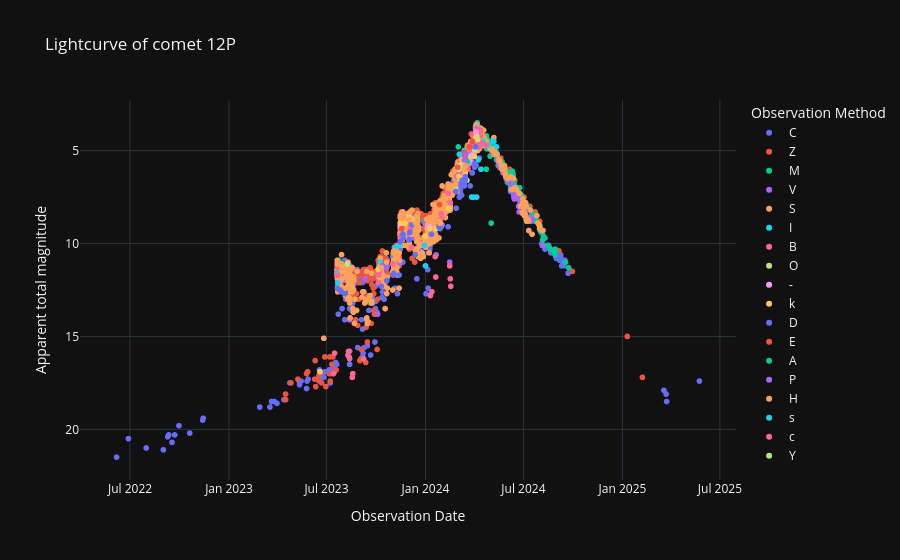

Notebook code cell kept with this figure:
### Code cell
# Curva de luz cruda.
labels = {'obs_date':'Observation Date','magnitude':'Apparent total magnitude', 'obs_method_key' : 'Observation Method'}
fig = px.scatter(curva_de_luz_cruda_df, x='obs_date', y='magnitude', color='obs_method_key', template= 'plotly_dark', labels= labels, title= f'Lightcurve of comet {nombre_cometa}')
fig.update_yaxes(autorange="reversed")
fig.show()

### Figure 1 — Plotly figure (JSON) as saved in the notebook; plotly's stock layout.template omitted (floating-point values rounded to 4 significant figures; data arrays with more than 128 entries replaced by an {"elided": "..."} marker saying what was removed)
{"data": [{"hovertemplate": "Observation Method=C<br>Observation Date=%{x}<br>Apparent total magnitude=%{y}<extra></extra>", "legendgroup": "C", "marker": {"color": "#636efa", "symbol": "circle"}, "mode": "markers", "name": "C", "showlegend": true, "type": "scattergl", "x": {"elided": "362 str values"}, "xaxis": "x", "y": {"elided": "362 float values"}, "yaxis": "y"}, {"hovertemplate": "Observation Method=Z<br>Observation Date=%{x}<br>Apparent total magnitude=%{y}<extra></extra>", "legendgroup": "Z", "marker": {"color": "#EF553B", "symbol": "circle"}, "mode": "markers", "name": "Z", "showlegend": true, "type": "scattergl", "x": {"elided": "443 str values"}, "xaxis": "x", "y": {"elided": "443 float values"}, "yaxis": "y"}, {"hovertemplate": "Observation Method=M<br>Observation Date=%{x}<br>Apparent total magnitude=%{y}<extra></extra>", "legendgroup": "M", "marker": {"color": "#00cc96", "symbol": "circle"}, "mode": "markers", "name": "M", "showlegend": true, "type": "scattergl", "x": {"elided": "414 str values"}, "xaxis": "x", "y": {"elided": "414 float values"}, "yaxis": "y"}, {"hovertemplate": "Observation Method=V<br>Observation Date=%{x}<br>Apparent total magnitude=%{y}<extra></extra>", "legendgroup": "V", "marker": {"color": "#ab63fa", "symbol": "circle"}, "mode": "markers", "name": "V", "showlegend": true, "type": "scattergl", "x": ["2024-08-05T00:00:00", "2024-07-16T00:00:00", "2024-07-15T00:00:00", "2024-07-13T00:00:00", "2024-07-05T00:00:00", "2024-07-04T00:00:00", "2024-07-03T00:00:00", "2024-07-02T00:00:00", "2024-06-30T00:00:00", "2024-06-29T00:00:00", "2024-06-28T00:00:00", "2024-06-26T00:00:00", "2024-06-25T00:00:00", "2024-06-24T00:00:00", "2024-06-23T00:00:00", "2024-06-22T00:00:00", "2024-06-20T00:00:00", "2024-06-19T00:00:00", "2024-06-18T00:00:00", "2024-06-14T00:00:00", "2024-06-13T00:00:00", "2024-06-12T00:00:00", "2024-06-07T00:00:00", "2024-06-05T00:00:00", "2024-05-30T00:00:00", "2024-05-24T00:00:00", "2024-05-18T00:00:00", "2024-05-17T00:00:00", "2024-05-16T00:00:00", "2024-05-15T00:00:00", "2024-05-14T00:00:00", "2024-05-04T00:00:00", "2024-04-03T00:00:00", "2024-04-01T00:00:00", "2024-03-18T00:00:00", "2024-03-15T00:00:00", "2024-03-15T00:00:00", "2024-03-15T00:00:00", "2024-03-13T00:00:00", "2024-03-13T00:00:00", "2024-03-13T00:00:00", "2024-03-10T00:00:00", "2024-03-09T00:00:00", "2024-03-09T00:00:00", "2024-03-08T00:00:00", "2024-03-05T00:00:00", "2024-03-04T00:00:00", "2024-02-26T00:00:00", "2024-02-19T00:00:00", "2024-02-13T00:00:00", "2024-02-12T00:00:00", "2024-02-10T00:00:00", "2024-02-02T00:00:00", "2024-01-29T00:00:00", "2024-01-28T00:00:00", "2024-01-26T00:00:00", "2024-01-25T00:00:00", "2024-01-21T00:00:00", "2024-01-14T00:00:00", "2024-01-12T00:00:00", "2024-01-02T00:00:00", "2023-12-31T00:00:00", "2023-12-31T00:00:00", "2023-12-30T00:00:00", "2023-12-23T00:00:00", "2023-12-21T00:00:00", "2023-12-13T00:00:00", "2023-12-08T00:00:00", "2023-12-07T00:00:00", "2023-12-03T00:00:00", "2023-12-03T00:00:00", "2023-12-02T00:00:00", "2023-12-01T00:00:00", "2023-11-30T00:00:00", "2023-11-26T00:00:00", "2023-11-21T00:00:00", "2023-11-20T00:00:00", "2023-11-19T00:00:00", "2023-11-15T00:00:00", "2023-11-15T00:00:00", "2023-11-13T00:00:00", "2023-11-03T00:00:00", "2023-11-02T00:00:00", "2023-10-21T00:00:00", "2023-10-13T00:00:00", "2023-10-11T00:00:00", "2023-10-08T00:00:00", "2023-10-06T00:00:00", "2023-10-05T00:00:00", "2023-10-04T00:00:00", "2023-09-11T00:00:00", "2023-08-13T00:00:00", "2023-08-13T00:00:00", "2023-08-13T00:00:00", "2023-08-04T00:00:00", "2023-07-31T00:00:00", "2023-07-30T00:00:00", "2023-07-29T00:00:00", "2023-07-26T00:00:00", "2023-07-23T00:00:00", "2023-07-22T00:00:00", "2023-07-21T00:00:00", "2023-07-21T00:00:00", "2023-06-19T00:00:00"], "xaxis": "x", "y": [10.1, 8.7, 8.8, 8.6, 8.4, 8.2, 8.3, 8.1, 8.0, 8.0, 7.9, 7.8, 7.7, 7.9, 8.3, 8.0, 7.5, 7.3, 7.4, 7.6, 7.4, 6.9, 7.1, 6.7, 6.5, 6.2, 5.9, 5.7, 5.7, 5.5, 5.5, 5.1, 4.0, 4.9, 5.5, 5.5, 5.8, 5.7, 5.8, 6.3, 5.8, 6.0, 5.7, 6.2, 5.8, 5.8, 6.5, 6.6, 6.8, 7.1, 7.0, 7.4, 8.0, 8.0, 8.4, 8.4, 8.5, 8.1, 8.7, 8.8, 9.1, 8.9, 9.6, 9.8, 10.4, 9.2, 9.7, 8.6, 8.6, 9.7, 8.7, 8.9, 8.6, 9.6, 9.5, 8.8, 8.5, 8.4, 8.9, 9.2, 11.1, 10.8, 11.0, 11.3, 11.6, 11.7, 11.4, 11.5, 11.7, 13.8, 11.9, 14.1, 15.8, 11.4, 12.0, 11.9, 11.8, 11.9, 11.8, 11.4, 11.7, 11.8, 11.8, 16.9], "yaxis": "y"}, {"hovertemplate": "Observation Method=S<br>Observation Date=%{x}<br>Apparent total magnitude=%{y}<extra></extra>", "legendgroup": "S", "marker": {"color": "#FFA15A", "symbol": "circle"}, "mode": "markers", "name": "S", "showlegend": true, "type": "scattergl", "x": {"elided": "643 str values"}, "xaxis": "x", "y": {"elided": "643 float values"}, "yaxis": "y"}, {"hovertemplate": "Observation Method=I<br>Observation Date=%{x}<br>Apparent total magnitude=%{y}<extra></extra>", "legendgroup": "I", "marker": {"color": "#19d3f3", "symbol": "circle"}, "mode": "markers", "name": "I", "showlegend": true, "type": "scattergl", "x": ["2024-05-12T00:00:00", "2024-05-07T00:00:00", "2024-05-06T00:00:00", "2024-04-27T00:00:00", "2024-04-17T00:00:00", "2024-04-13T00:00:00", "2024-04-10T00:00:00", "2024-04-09T00:00:00", "2024-04-08T00:00:00", "2024-04-08T00:00:00", "2024-04-08T00:00:00", "2024-04-07T00:00:00", "2024-04-05T00:00:00", "2024-04-05T00:00:00", "2024-04-04T00:00:00", "2024-04-01T00:00:00", "2024-03-30T00:00:00", "2024-03-30T00:00:00", "2024-03-28T00:00:00", "2024-03-27T00:00:00", "2024-03-27T00:00:00", "2024-03-26T00:00:00", "2024-03-23T00:00:00", "2024-03-22T00:00:00", "2024-03-15T00:00:00", "2024-03-13T00:00:00", "2024-03-11T00:00:00", "2024-03-08T00:00:00", "2024-03-08T00:00:00", "2024-03-07T00:00:00", "2024-03-06T00:00:00", "2024-03-06T00:00:00", "2024-01-01T00:00:00", "2023-12-30T00:00:00", "2023-11-14T00:00:00", "2023-11-06T00:00:00", "2023-10-09T00:00:00", "2023-10-05T00:00:00", "2023-10-05T00:00:00", "2023-07-22T00:00:00", "2023-07-21T00:00:00"], "xaxis": "x", "y": [4.8, 4.5, 4.5, 4.7, 4.5, 6.0, 4.5, 4.1, 3.8, 4.2, 5.5, 4.5, 3.9, 7.5, 3.8, 4.8, 4.8, 7.5, 4.5, 7.5, 7.5, 4.7, 4.8, 5.0, 5.3, 5.0, 5.3, 5.4, 5.5, 5.6, 5.5, 5.5, 11.2, 10.1, 10.1, 10.2, 11.0, 11.7, 11.6, 12.1, 11.6], "yaxis": "y"}, {"hovertemplate": "Observation Method=B<br>Observation Date=%{x}<br>Apparent total magnitude=%{y}<extra></extra>", "legendgroup": "B", "marker": {"color": "#FF6692", "symbol": "circle"}, "mode": "markers", "name": "B", "showlegend": true, "type": "scattergl", "x": ["2024-04-23T00:00:00", "2024-04-15T00:00:00", "2024-04-12T00:00:00", "2024-04-12T00:00:00", "2024-04-11T00:00:00", "2024-04-10T00:00:00", "2024-04-10T00:00:00", "2024-04-09T00:00:00", "2024-04-09T00:00:00", "2024-04-08T00:00:00", "2024-04-07T00:00:00", "2024-04-07T00:00:00", "2024-04-06T00:00:00", "2024-04-06T00:00:00", "2024-04-06T00:00:00", "2024-04-05T00:00:00", "2024-04-05T00:00:00", "2024-04-03T00:00:00", "2024-04-03T00:00:00", "2024-04-01T00:00:00", "2024-04-01T00:00:00", "2024-04-01T00:00:00", "2024-03-30T00:00:00", "2024-03-29T00:00:00", "2024-03-29T00:00:00", "2024-03-29T00:00:00", "2024-03-28T00:00:00", "2024-03-28T00:00:00", "2024-03-27T00:00:00", "2024-03-26T00:00:00", "2024-03-26T00:00:00", "2024-03-26T00:00:00", "2024-03-25T00:00:00", "2024-03-25T00:00:00", "2024-03-23T00:00:00", "2024-03-22T00:00:00", "2024-03-21T00:00:00", "2024-03-20T00:00:00", "2024-03-20T00:00:00", "2024-03-20T00:00:00", "2024-03-19T00:00:00", "2024-03-19T00:00:00", "2024-03-18T00:00:00", "2024-03-12T00:00:00", "2024-03-11T00:00:00", "2024-03-09T00:00:00", "2024-03-09T00:00:00", "2024-03-09T00:00:00", "2024-03-08T00:00:00", "2024-03-07T00:00:00", "2024-03-07T00:00:00", "2024-03-07T00:00:00", "2024-03-07T00:00:00", "2024-03-07T00:00:00", "2024-03-06T00:00:00", "2024-03-06T00:00:00", "2024-03-05T00:00:00", "2024-03-04T00:00:00", "2024-03-04T00:00:00", "2024-03-03T00:00:00", "2024-03-03T00:00:00", "2024-03-03T00:00:00", "2024-02-28T00:00:00", "2024-02-28T00:00:00", "2024-02-27T00:00:00", "2024-02-26T00:00:00", "2024-02-16T00:00:00", "2024-02-12T00:00:00", "2024-02-01T00:00:00", "2024-01-30T00:00:00", "2024-01-29T00:00:00", "2023-12-06T00:00:00", "2023-12-04T00:00:00", "2023-12-03T00:00:00", "2023-12-02T00:00:00", "2023-11-16T00:00:00", "2023-11-16T00:00:00", "2023-11-15T00:00:00", "2023-11-01T00:00:00", "2023-10-07T00:00:00", "2023-10-06T00:00:00", "2023-10-06T00:00:00", "2023-10-06T00:00:00", "2023-10-05T00:00:00", "2023-10-05T00:00:00", "2023-10-05T00:00:00", "2023-07-22T00:00:00", "2023-07-22T00:00:00", "2023-07-21T00:00:00", "2023-07-21T00:00:00"], "xaxis": "x", "y": [4.7, 4.6, 4.2, 3.9, 4.0, 4.5, 4.8, 4.5, 4.8, 3.9, 4.0, 4.4, 4.0, 4.7, 4.2, 4.3, 3.8, 4.0, 4.0, 4.9, 4.9, 4.8, 4.9, 4.2, 4.7, 4.9, 4.6, 5.1, 5.0, 5.6, 5.0, 4.7, 5.6, 4.9, 5.1, 5.0, 5.2, 6.0, 5.8, 5.1, 5.7, 5.2, 5.1, 5.3, 5.4, 5.6, 5.8, 5.8, 5.7, 5.8, 6.0, 5.7, 5.8, 6.0, 6.1, 5.5, 5.7, 6.3, 5.8, 5.8, 6.2, 6.4, 6.4, 6.9, 7.0, 7.1, 7.8, 7.3, 8.6, 8.4, 8.7, 10.2, 9.2, 8.9, 8.8, 9.2, 8.9, 9.6, 11.1, 11.5, 11.7, 11.6, 11.6, 12.1, 12.1, 11.6, 11.7, 11.7, 11.3, 11.7], "yaxis": "y"}, {"hovertemplate": "Observation Method=O<br>Observation Date=%{x}<br>Apparent total magnitude=%{y}<extra></extra>", "legendgroup": "O", "marker": {"color": "#B6E880", "symbol": "circle"}, "mode": "markers", "name": "O", "showlegend": true, "type": "scattergl", "x": ["2024-04-07T00:00:00", "2024-04-05T00:00:00", "2024-04-02T00:00:00", "2024-03-25T00:00:00", "2024-03-19T00:00:00", "2024-03-18T00:00:00", "2024-03-17T00:00:00", "2024-03-06T00:00:00", "2024-03-04T00:00:00", "2024-03-03T00:00:00", "2024-02-25T00:00:00", "2023-10-10T00:00:00"], "xaxis": "x", "y": [4.4, 4.2, 5.0, 5.3, 5.6, 6.6, 5.7, 5.8, 5.8, 6.0, 7.0, 11.2], "yaxis": "y"}, {"hovertemplate": "Observation Method=-<br>Observation Date=%{x}<br>Apparent total magnitude=%{y}<extra></extra>", "legendgroup": "-", "marker": {"color": "#FF97FF", "symbol": "circle"}, "mode": "markers", "name": "-", "showlegend": true, "type": "scattergl", "x": ["2024-04-04T00:00:00", "2024-03-30T00:00:00", "2024-03-29T00:00:00", "2024-03-24T00:00:00", "2024-03-14T00:00:00", "2024-01-08T00:00:00", "2023-11-15T00:00:00"], "xaxis": "x", "y": [4.0, 5.2, 5.3, 5.6, 6.4, 9.1, 9.1], "yaxis": "y"}, {"hovertemplate": "Observation Method=k<br>Observation Date=%{x}<br>Apparent total magnitude=%{y}<extra></extra>", "legendgroup": "k", "marker": {"color": "#FECB52", "symbol": "circle"}, "mode": "markers", "name": "k", "showlegend": true, "type": "scattergl", "x": ["2024-04-03T00:00:00", "2024-04-01T00:00:00", "2024-03-15T00:00:00", "2024-03-15T00:00:00", "2024-03-13T00:00:00", "2024-03-13T00:00:00", "2024-03-09T00:00:00", "2024-03-09T00:00:00", "2024-03-05T00:00:00", "2024-03-03T00:00:00", "2024-02-13T00:00:00", "2024-01-21T00:00:00", "2024-01-09T00:00:00", "2023-12-31T00:00:00", "2023-12-08T00:00:00", "2023-12-01T00:00:00", "2023-11-24T00:00:00", "2023-11-15T00:00:00", "2023-10-05T00:00:00", "2023-06-19T00:00:00"], "xaxis": "x", "y": [4.3, 5.3, 6.2, 6.4, 6.4, 5.6, 6.5, 5.5, 6.7, 6.4, 8.1, 9.2, 9.2, 9.6, 8.7, 8.5, 8.9, 8.9, 11.4, 16.9], "yaxis": "y"}, {"hovertemplate": "Observation Method=D<br>Observation Date=%{x}<br>Apparent total magnitude=%{y}<extra></extra>", "legendgroup": "D", "marker": {"color": "#636efa", "symbol": "circle"}, "mode": "markers", "name": "D", "showlegend": true, "type": "scattergl", "x": ["2024-04-03T00:00:00", "2024-04-01T00:00:00", "2024-03-15T00:00:00", "2024-03-15T00:00:00", "2024-03-15T00:00:00", "2024-03-13T00:00:00", "2024-03-13T00:00:00", "2024-03-09T00:00:00", "2024-03-09T00:00:00", "2024-03-05T00:00:00", "2024-02-26T00:00:00", "2024-01-29T00:00:00", "2024-01-28T00:00:00", "2024-01-26T00:00:00", "2024-01-12T00:00:00", "2023-12-13T00:00:00", "2023-12-07T00:00:00", "2023-12-03T00:00:00", "2023-12-02T00:00:00", "2023-11-21T00:00:00", "2023-11-20T00:00:00", "2023-11-15T00:00:00", "2023-11-13T00:00:00", "2023-11-03T00:00:00", "2023-11-02T00:00:00", "2023-10-21T00:00:00", "2023-10-11T00:00:00", "2023-08-04T00:00:00", "2023-07-29T00:00:00", "2023-07-26T00:00:00", "2023-07-21T00:00:00"], "xaxis": "x", "y": [4.8, 5.7, 6.5, 6.6, 6.4, 6.9, 6.8, 6.9, 6.6, 6.8, 7.2, 9.1, 9.2, 9.1, 9.5, 10.6, 9.0, 9.4, 9.8, 9.7, 9.5, 9.9, 11.7, 11.6, 11.7, 12.0, 12.3, 12.7, 12.6, 12.5, 12.4], "yaxis": "y"}, {"hovertemplate": "Observation Method=E<br>Observation Date=%{x}<br>Apparent total magnitude=%{y}<extra></extra>", "legendgroup": "E", "marker": {"color": "#EF553B", "symbol": "circle"}, "mode": "markers", "name": "E", "showlegend": true, "type": "scattergl", "x": ["2024-03-28T00:00:00", "2024-03-23T00:00:00", "2024-03-22T00:00:00", "2024-03-15T00:00:00", "2024-03-15T00:00:00", "2024-03-13T00:00:00", "2024-03-01T00:00:00", "2024-02-23T00:00:00", "2024-01-27T00:00:00", "2023-11-18T00:00:00"], "xaxis": "x", "y": [4.5, 4.8, 4.8, 5.4, 5.3, 5.1, 5.9, 6.8, 7.9, 9.2], "yaxis": "y"}, {"hovertemplate": "Observation Method=A<br>Observation Date=%{x}<br>Apparent total magnitude=%{y}<extra></extra>", "legendgroup": "A", "marker": {"color": "#00cc96", "symbol": "circle"}, "mode": "markers", "name": "A", "showlegend": true, "type": "scattergl", "x": ["2024-03-19T00:00:00"], "xaxis": "x", "y": [5.6], "yaxis": "y"}, {"hovertemplate": "Observation Method=P<br>Observation Date=%{x}<br>Apparent total magnitude=%{y}<extra></extra>", "legendgroup": "P", "marker": {"color": "#ab63fa", "symbol": "circle"}, "mode": "markers", "name": "P", "showlegend": true, "type": "scattergl", "x": ["2024-03-16T00:00:00", "2024-03-13T00:00:00", "2024-02-15T00:00:00", "2023-10-12T00:00:00"], "xaxis": "x", "y": [5.2, 5.5, 11.0, 11.2], "yaxis": "y"}, {"hovertemplate": "Observation Method=H<br>Observation Date=%{x}<br>Apparent total magnitude=%{y}<extra></extra>", "legendgroup": "H", "marker": {"color": "#FFA15A", "symbol": "circle"}, "mode": "markers", "name": "H", "showlegend": true, "type": "scattergl", "x": ["2024-03-15T00:00:00", "2024-03-13T00:00:00", "2024-02-26T00:00:00", "2024-02-19T00:00:00", "2024-01-29T00:00:00", "2024-01-28T00:00:00", "2024-01-26T00:00:00", "2024-01-25T00:00:00", "2024-01-12T00:00:00", "2023-12-13T00:00:00", "2023-12-07T00:00:00", "2023-12-03T00:00:00", "2023-12-02T00:00:00", "2023-11-21T00:00:00", "2023-11-20T00:00:00", "2023-11-15T00:00:00", "2023-11-13T00:00:00", "2023-11-03T00:00:00", "2023-11-02T00:00:00", "2023-10-21T00:00:00", "2023-10-11T00:00:00", "2023-08-04T00:00:00", "2023-07-29T00:00:00", "2023-07-26T00:00:00", "2023-07-21T00:00:00", "2023-07-21T00:00:00"], "xaxis": "x", "y": [5.8, 6.0, 6.8, 6.9, 8.9, 8.9, 8.8, 8.8, 8.7, 8.9, 8.2, 8.3, 8.7, 8.4, 8.3, 8.5, 10.5, 10.4, 10.5, 11.0, 11.3, 11.3, 11.2, 11.1, 11.1, 10.9], "yaxis": "y"}, {"hovertemplate": "Observation Method=s<br>Observation Date=%{x}<br>Apparent total magnitude=%{y}<extra></extra>", "legendgroup": "s", "marker": {"color": "#19d3f3", "symbol": "circle"}, "mode": "markers", "name": "s", "showlegend": true, "type": "scattergl", "x": ["2024-03-04T00:00:00"], "xaxis": "x", "y": [5.2], "yaxis": "y"}, {"hovertemplate": "Observation Method=c<br>Observation Date=%{x}<br>Apparent total magnitude=%{y}<extra></extra>", "legendgroup": "c", "marker": {"color": "#FF6692", "symbol": "circle"}, "mode": "markers", "name": "c", "showlegend": true, "type": "scattergl", "x": ["2024-02-17T00:00:00", "2024-02-16T00:00:00", "2024-02-15T00:00:00", "2024-01-20T00:00:00", "2024-01-19T00:00:00", "2024-01-13T00:00:00", "2024-01-10T00:00:00", "2023-09-08T00:00:00", "2023-08-19T00:00:00", "2023-08-18T00:00:00", "2023-08-13T00:00:00", "2023-08-12T00:00:00", "2023-08-11T00:00:00", "2023-08-10T00:00:00", "2023-07-16T00:00:00", "2023-07-14T00:00:00"], "xaxis": "x", "y": [12.3, 11.9, 11.2, 11.8, 10.7, 12.6, 12.8, 16.2, 17.0, 17.2, 16.2, 16.1, 15.8, 16.0, 15.9, 17.0], "yaxis": "y"}, {"hovertemplate": "Observation Method=Y<br>Observation Date=%{x}<br>Apparent total magnitude=%{y}<extra></extra>", "legendgroup": "Y", "marker": {"color": "#B6E880", "symbol": "circle"}, "mode": "markers", "name": "Y", "showlegend": true, "type": "scattergl", "x": ["2023-08-09T00:00:00"], "xaxis": "x", "y": [11.1], "yaxis": "y"}], "layout": {"legend": {"title": {"text": "Observation Method"}, "tracegroupgap": 0}, "title": {"text": "Lightcurve of comet 12P"}, "xaxis": {"anchor": "y", "domain": [0, 1], "title": {"text": "Observation Date"}}, "yaxis": {"anchor": "x", "autorange": "reversed", "domain": [0, 1], "title": {"text": "Apparent total magnitude"}}}}
